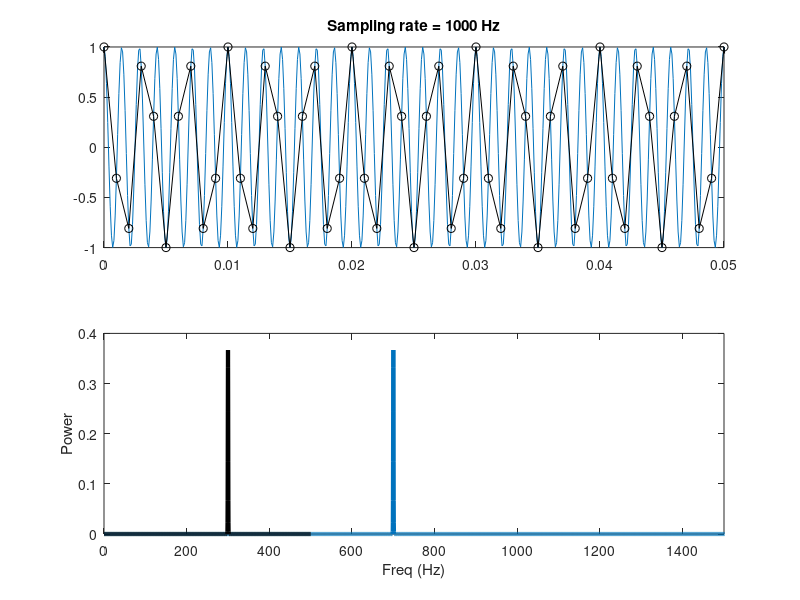

This chart was generated by the following MATLAB code: (Note: this script raises an error after producing the figure.)
% Lesson 06 - Aliasing and Nyquist frequency

clc, clear, clf

srate = 10000;
dt = 1/srate;
t = 0:dt:3;

% freq = 550;
% signal = sin(2*pi*freq*t+pi/2);

signal = sin(2*pi*120*t+pi/2)+sin(2*pi*720*t+pi/2);


subplot(211)
plot(t,signal)
xlim([0 0.05])

win = 1*srate;
nfft = 4*srate;
[Pxx F] = pwelch(signal,win,[],nfft,srate);

subplot(212)
plot(F,Pxx,'linew',3)
xlim([0 800])
xlabel('Freq (Hz)'),ylabel('Power')

% % sub-sampling

samplingfactor = 10;
signal2 = signal(1:samplingfactor:end);
srate2 = srate/samplingfactor;
t2 = t(1:samplingfactor:end);

subplot(211)
hold on
plot(t2,signal2,'ko-')
hold off

% %

win2 = 1*srate2;
nfft2 = 4*srate2;
[Pxx2 F] = pwelch(signal2,win2,[],nfft2,srate2);

subplot(212)
hold on
plot(F,Pxx2,'k-','linew',3)
hold off
xlim([0 1500])
xlabel('Freq (Hz)'),ylabel('Power')

%%

clc, clear, clf

srate = 10000;
dt = 1/srate;
t = 0:dt:3;

freq = 700;
signal = sin(2*pi*freq*t+pi/2);

% signal = sin(2*pi*120*t+pi/2)+sin(2*pi*720*t+pi/2);

subplot(211)
plot(t,signal)
xlim([0 0.05])

win = 1*srate;
nfft = 4*srate;
[Pxx F] = pwelch(signal,win,[],nfft,srate);

subplot(212)
plot(F,Pxx,'linew',3)
xlim([0 800])
xlabel('Freq (Hz)'),ylabel('Power')

% % sub-sampling

samplingfactor = 10;
signal2 = signal(1:samplingfactor:end);
srate2 = srate/samplingfactor;
t2 = t(1:samplingfactor:end);

subplot(211)
hold on
plot(t2,signal2,'ko-')
hold off
title(['Sampling rate = ' num2str(srate2) ' Hz'])

% %

win2 = 1*srate2;
nfft2 = 4*srate2;
[Pxx2 F] = pwelch(signal2,win2,[],nfft2,srate2);

subplot(212)
hold on
plot(F,Pxx2,'k-','linew',3)
hold off
xlim([0 1500])
xlabel('Freq (Hz)'),ylabel('Power')

%% Fixing aliasing effects

% pro tip: before subsampling, filter your signal
% below Nyquist frequency

FNyquist = srate2/2;

filtered = eegfilt(signal,srate,0,FNyquist);
subplot(211) 
hold on
plot(t,filtered,'r-')
hold off
xlim([0.01 0.06])


%%
[Pxx F] = pwelch(filtered,win,[],nfft,srate);

subplot(212)
hold on
plot(F,Pxx,'r-','linew',3)
xlim([0 1500])
xlabel('Freq (Hz)'),ylabel('Power')

% subsampling the filtered signal
samplingfactor = 10;
signal2 = filtered(1:samplingfactor:end);
srate2 = srate/samplingfactor;
t2 = t(1:samplingfactor:end);

subplot(211)
hold on
plot(t2,signal2,'ko--')
hold off

%%
[Pxx2 F] = pwelch(signal2,win2,[],nfft2,srate2);

subplot(212)
hold on
plot(F,Pxx2,'c-','linew',3)
hold off
xlim([0 1500])
xlabel('Freq (Hz)'),ylabel('Power')
